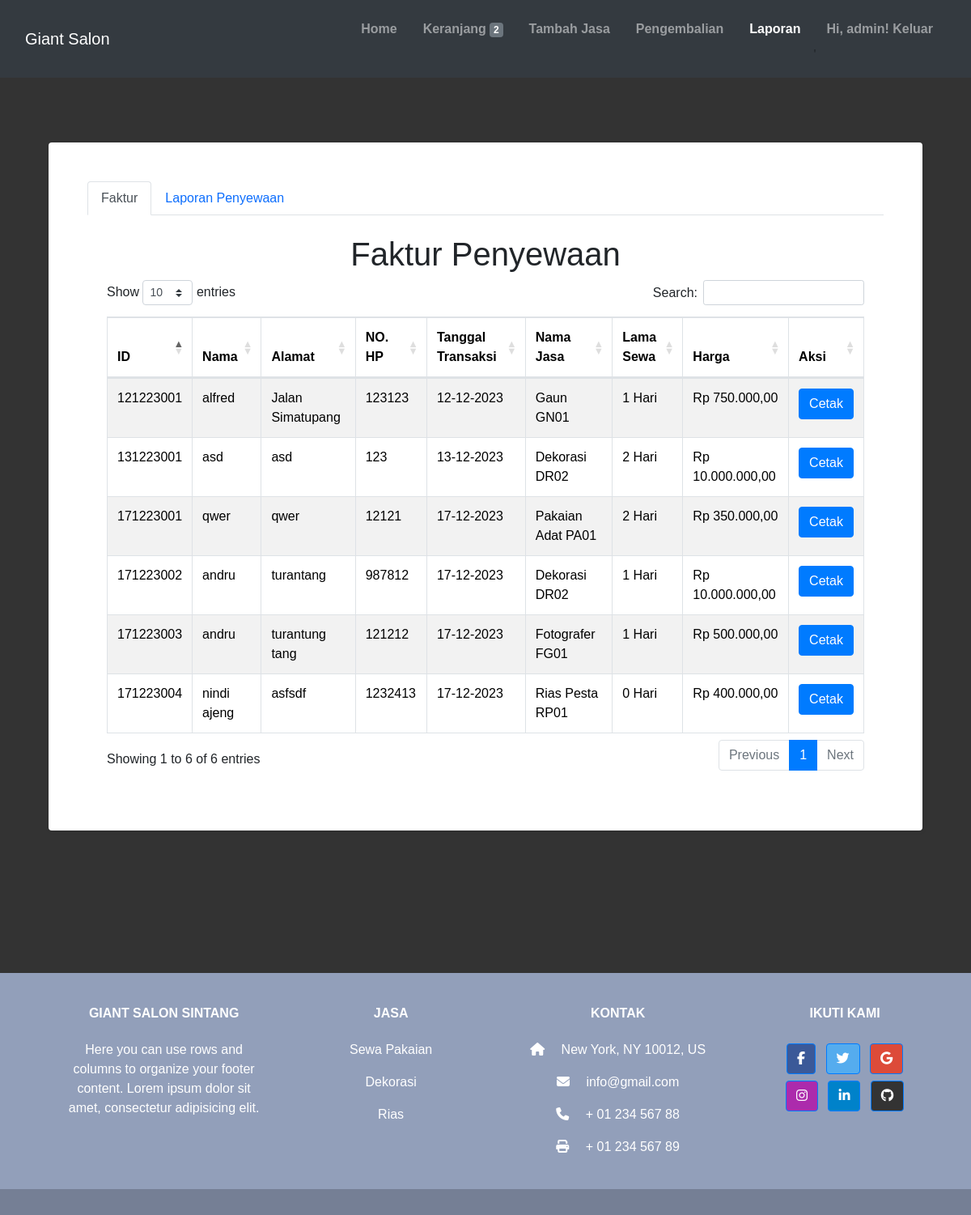
Page /laporan.php (signed in) on the committed database.
### tables this page shows
CREATE TABLE `tbl_penyewaan` (
  `id` char(9) NOT NULL,
  `tanggal_transaksi` date NOT NULL,
  `nama` varchar(30) NOT NULL,
  `alamat` varchar(100) NOT NULL,
  `no_hp` varchar(13) NOT NULL,
  `tanggal_sewa` date NOT NULL,
  `lama_sewa` int NOT NULL,
  `nama_jasa` int NOT NULL,
  `kode_jasa` char(4) NOT NULL,
  `harga_sewa` int NOT NULL,
  `metode_bayar` varchar(8) NOT NULL,
  `status_sewa` varchar(25) NOT NULL
);

CREATE TABLE `tbl_detail_jasa` (
  `id` int NOT NULL,
  `id_jasa` int NOT NULL,
  `nama_detail_jasa` varchar(30) NOT NULL
);

### core/fungsi.php (called while the page is built, shortened)
<?php
function rupiah($angka)
{
    $hasil_rupiah = "Rp " . number_format($angka, 2, ',', '.');
    return $hasil_rupiah;
}
function format_tanggal($tanggal)
{
    return date('d-m-Y', strtotime($tanggal));
}

### laporan.php (the view, shortened to what this page needs)
<?php
include_once("core/aksi.php");
include_once("templates/header.php");
?>
<div class="register-photo">
    <div class="form-container p-5 rounded bg-white">
        <nav>
            <div class="nav nav-tabs" id="nav-tab" role="tablist">
                <button class="nav-link active" id="nav-faktur-tab" data-bs-toggle="tab" data-bs-target="#nav-faktur" type="button" role="tab" aria-controls="nav-faktur" aria-selected="true">Faktur</button>
                <button class="nav-link" id="nav-laporan-tab" data-bs-toggle="tab" data-bs-target="#nav-laporan" type="button" role="tab" aria-controls="nav-laporan" aria-selected="false">Laporan Penyewaan</button>
            </div>
        </nav>
        <div class="tab-content" id="nav-tabContent">
            <div class="tab-pane fade show active" id="nav-faktur" role="tabpanel" aria-labelledby="nav-faktur-tab" tabindex="0">
                <div class="p-4">
                    <h1 class="text-center">Faktur Penyewaan</h1>
                    <table id="example" class="table table-striped table-bordered" style="width:100%">
                        <thead>
                            <tr>
                                <th>ID</th>
                                <th>Nama</th>
                                <th>Alamat</th>
                                <th>NO. HP</th>
                                <th>Tanggal Transaksi</th>
                                <th>Nama Jasa</th>
                                <th>Lama Sewa</th>
                                <th>Harga</th>
                                <th>Aksi</th>
                            </tr>
                        </thead>
                        <tbody>
                            <?php
                            $sql = "SELECT *, tbl_penyewaan.id AS id_sewa FROM tbl_penyewaan LEFT JOIN tbl_detail_jasa ON tbl_penyewaan.nama_jasa = tbl_detail_jasa.id";
                            $result = $conn->query($sql);
                            while ($row = $result->fetch_assoc()) {
                                echo "<tr>";
                                echo "<td>" . $row["id_sewa"] . "</td>";
                                echo "<td>" . $row["nama"] . "</td>";
                                echo "<td>" . $row["alamat"] . "</td>";
                                echo "<td>" . $row["no_hp"] . "</td>";
                                echo "<td>" . format_tanggal($row["tanggal_transaksi"]) . "</td>";
                                if (substr($row["kode_jasa"], 0, 2) == "DR") {
                                    $nama_detail_jasa = "Dekorasi";
                                } else if (substr($row["kode_jasa"], 0, 2) == "FG") {
                                    $nama_detail_jasa = "Fotografer";
                                } else {
                                    $nama_detail_jasa = $row["nama_detail_jasa"];
                                }
                                echo "<td>" .  $nama_detail_jasa . " " . $row["kode_jasa"] . "</td>";
                                echo "<td>" . $row["lama_sewa"] . " Hari</td>";
                                echo "<td>" . rupiah($row["harga_sewa"]) . "</td>";
                                echo "<td><a href='' data-id='" . $row["id_sewa"] . "' class='btn btn-primary btn-cetak'>Cetak</a></td>";
                                echo "</tr>";
                            }
                            ?>
                        </tbody>
                    </table>
                </div>
            </div>
        </div>
    </div>
</div>
<?php
include_once("templates/footer.php");
?>

### assets/css/style.css (style rules this page uses)
body { background-color: #333; }
* { font-family: "Poppins", sans-serif; margin: 0; padding: 0; box-sizing: border-box; outline: none; border: none; text-decoration: none; transition: 0.2s linear; }
.register-photo { padding: 80px 0; }
.register-photo .form-container { display: table; max-width: 1200px; width: 90%; margin: 0 auto; box-shadow: 1px 1px 5px rgba(0, 0, 0, 0.1); }

### rows in the picture
tbl_penyewaan: id "121223001", nama "alfred", alamat "Jalan Simatupang", no_hp "123123", tanggal_transaksi "12-12-2023", tbl_detail_jasa.nama_detail_jasa "Gaun", kode_jasa "GN01", lama_sewa "1", harga_sewa "Rp 750.000,00"
tbl_penyewaan: id "131223001", nama "asd", alamat "asd", no_hp "123", tanggal_transaksi "13-12-2023", kode_jasa "Dekorasi", kode_jasa "DR02", lama_sewa "2", harga_sewa "Rp 10.000.000,00"
tbl_penyewaan: id "171223001", nama "qwer", alamat "qwer", no_hp "12121", tanggal_transaksi "17-12-2023", tbl_detail_jasa.nama_detail_jasa "Pakaian Adat", kode_jasa "PA01", lama_sewa "2", harga_sewa "Rp 350.000,00"
tbl_penyewaan: id "171223002", nama "andru", alamat "turantang", no_hp "987812", tanggal_transaksi "17-12-2023", kode_jasa "Dekorasi", kode_jasa "DR02", lama_sewa "1", harga_sewa "Rp 10.000.000,00"
tbl_penyewaan: id "171223003", nama "andru", alamat "turantung tang", no_hp "121212", tanggal_transaksi "17-12-2023", kode_jasa "Fotografer", kode_jasa "FG01", lama_sewa "1", harga_sewa "Rp 500.000,00"
tbl_penyewaan: id "171223004", nama "nindi ajeng", alamat "asfsdf", no_hp "1232413", tanggal_transaksi "17-12-2023", tbl_detail_jasa.nama_detail_jasa "Rias Pesta", kode_jasa "RP01", lama_sewa "0", harga_sewa "Rp 400.000,00"

### other values in the picture
$count_keranjang['total_item'] "2"
$_SESSION["username"] "admin"
